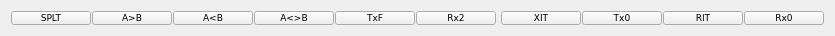
        <widget class="QWidget" name="gridLayoutWidget_2">
         <property name="geometry">
          <rect>
           <x>1</x>
           <y>33</y>
           <width>311</width>
           <height>20</height>
          </rect>
         </property>
         <layout class="QGridLayout" name="gridLayout_7">
          <property name="horizontalSpacing">
           <number>1</number>
          </property>
          <property name="verticalSpacing">
           <number>0</number>
          </property>
          <item row="1" column="0">
           <widget class="QPushButton" name="pbSplit">
            <property name="minimumSize">
             <size>
              <width>0</width>
              <height>14</height>
             </size>
            </property>
            <property name="maximumSize">
             <size>
              <width>80</width>
              <height>14</height>
             </size>
            </property>
            <property name="font">
             <font>
              <family>Verdana</family>
              <pointsize>7</pointsize>
             </font>
            </property>
            <property name="toolTip">
             <string>Enable Split Mode</string>
            </property>
            <property name="styleSheet">
             <string notr="true"/>
            </property>
            <property name="text">
             <string> SPLT </string>
            </property>
            <property name="checkable">
             <bool>true</bool>
            </property>
            <property name="checked">
             <bool>false</bool>
            </property>
           </widget>
          </item>
          <item row="1" column="1">
           <widget class="QPushButton" name="pbAtoB">
            <property name="minimumSize">
             <size>
              <width>0</width>
              <height>14</height>
             </size>
            </property>
            <property name="maximumSize">
             <size>
              <width>80</width>
              <height>14</height>
             </size>
            </property>
            <property name="font">
             <font>
              <family>Verdana</family>
              <pointsize>7</pointsize>
             </font>
            </property>
            <property name="toolTip">
             <string>Copy VFO A to VFO B</string>
            </property>
            <property name="styleSheet">
             <string notr="true"/>
            </property>
            <property name="text">
             <string> A&gt;B </string>
            </property>
            <property name="checkable">
             <bool>false</bool>
            </property>
            <property name="checked">
             <bool>false</bool>
            </property>
           </widget>
          </item>
          <item row="1" column="2">
           <widget class="QPushButton" name="pbAfromB">
            <property name="minimumSize">
             <size>
              <width>0</width>
              <height>14</height>
             </size>
            </property>
            <property name="maximumSize">
             <size>
              <width>80</width>
              <height>14</height>
             </size>
            </property>
            <property name="font">
             <font>
              <family>Verdana</family>
              <pointsize>7</pointsize>
             </font>
            </property>
            <property name="toolTip">
             <string>Copy VFO B to VFO A</string>
            </property>
            <property name="styleSheet">
             <string notr="true"/>
            </property>
            <property name="text">
             <string> A&lt;B </string>
            </property>
            <property name="checkable">
             <bool>false</bool>
            </property>
            <property name="checked">
             <bool>false</bool>
            </property>
           </widget>
          </item>
          <item row="1" column="5">
           <widget class="QPushButton" name="pbRx2">
            <property name="minimumSize">
             <size>
              <width>0</width>
              <height>14</height>
             </size>
            </property>
            <property name="maximumSize">
             <size>
              <width>80</width>
              <height>14</height>
             </size>
            </property>
            <property name="font">
             <font>
              <family>Verdana</family>
              <pointsize>7</pointsize>
             </font>
            </property>
            <property name="toolTip">
             <string>Enable second receiver</string>
            </property>
            <property name="styleSheet">
             <string notr="true"/>
            </property>
            <property name="text">
             <string> Rx2 </string>
            </property>
            <property name="checkable">
             <bool>true</bool>
            </property>
            <property name="checked">
             <bool>false</bool>
            </property>
           </widget>
          </item>
          <item row="1" column="3">
           <widget class="QPushButton" name="pbAswapB">
            <property name="minimumSize">
             <size>
              <width>0</width>
              <height>14</height>
             </size>
            </property>
            <property name="maximumSize">
             <size>
              <width>80</width>
              <height>14</height>
             </size>
            </property>
            <property name="font">
             <font>
              <family>Verdana</family>
              <pointsize>7</pointsize>
             </font>
            </property>
            <property name="toolTip">
             <string>Swap VFO A with VFO B</string>
            </property>
            <property name="styleSheet">
             <string notr="true"/>
            </property>
            <property name="text">
             <string> A&lt;&gt;B </string>
            </property>
            <property name="checkable">
             <bool>false</bool>
            </property>
            <property name="checked">
             <bool>false</bool>
            </property>
           </widget>
          </item>
          <item row="1" column="11">
           <widget class="QPushButton" name="pbRitReset">
            <property name="minimumSize">
             <size>
              <width>0</width>
              <height>14</height>
             </size>
            </property>
            <property name="maximumSize">
             <size>
              <width>80</width>
              <height>14</height>
             </size>
            </property>
            <property name="font">
             <font>
              <family>Verdana</family>
              <pointsize>7</pointsize>
             </font>
            </property>
            <property name="styleSheet">
             <string notr="true"/>
            </property>
            <property name="text">
             <string> Rx0 </string>
            </property>
            <property name="checkable">
             <bool>false</bool>
            </property>
            <property name="checked">
             <bool>false</bool>
            </property>
           </widget>
          </item>
          <item row="1" column="8">
           <widget class="QPushButton" name="pbXitOn">
            <property name="minimumSize">
             <size>
              <width>0</width>
              <height>14</height>
             </size>
            </property>
            <property name="maximumSize">
             <size>
              <width>80</width>
              <height>14</height>
             </size>
            </property>
            <property name="font">
             <font>
              <family>Verdana</family>
              <pointsize>7</pointsize>
             </font>
            </property>
            <property name="styleSheet">
             <string notr="true"/>
            </property>
            <property name="text">
             <string> XIT </string>
            </property>
            <property name="checkable">
             <bool>true</bool>
            </property>
            <property name="checked">
             <bool>false</bool>
            </property>
           </widget>
          </item>
          <item row="1" column="9">
           <widget class="QPushButton" name="pbXitReset">
            <property name="minimumSize">
             <size>
              <width>0</width>
              <height>14</height>
             </size>
            </property>
            <property name="maximumSize">
             <size>
              <width>80</width>
              <height>14</height>
             </size>
            </property>
            <property name="font">
             <font>
              <family>Verdana</family>
              <pointsize>7</pointsize>
             </font>
            </property>
            <property name="styleSheet">
             <string notr="true"/>
            </property>
            <property name="text">
             <string> Tx0 </string>
            </property>
            <property name="checkable">
             <bool>false</bool>
            </property>
            <property name="checked">
             <bool>false</bool>
            </property>
           </widget>
          </item>
          <item row="1" column="10">
           <widget class="QPushButton" name="pbRitOn">
            <property name="minimumSize">
             <size>
              <width>0</width>
              <height>14</height>
             </size>
            </property>
            <property name="maximumSize">
             <size>
              <width>80</width>
              <height>14</height>
             </size>
            </property>
            <property name="font">
             <font>
              <family>Verdana</family>
              <pointsize>7</pointsize>
             </font>
            </property>
            <property name="styleSheet">
             <string notr="true"/>
            </property>
            <property name="text">
             <string> RIT </string>
            </property>
            <property name="checkable">
             <bool>true</bool>
            </property>
            <property name="checked">
             <bool>false</bool>
            </property>
           </widget>
          </item>
          <item row="1" column="7">
           <widget class="QWidget" name="widget_18" native="true">
            <property name="minimumSize">
             <size>
              <width>3</width>
              <height>14</height>
             </size>
            </property>
            <property name="maximumSize">
             <size>
              <width>3</width>
              <height>14</height>
             </size>
            </property>
           </widget>
          </item>
          <item row="1" column="4">
           <widget class="QPushButton" name="pbTf">
            <property name="minimumSize">
             <size>
              <width>0</width>
              <height>14</height>
             </size>
            </property>
            <property name="maximumSize">
             <size>
              <width>80</width>
              <height>14</height>
             </size>
            </property>
            <property name="font">
             <font>
              <family>Verdana</family>
              <pointsize>7</pointsize>
             </font>
            </property>
            <property name="toolTip">
             <string>Show transmit filter</string>
            </property>
            <property name="styleSheet">
             <string notr="true"/>
            </property>
            <property name="text">
             <string> TxF </string>
            </property>
            <property name="checkable">
             <bool>true</bool>
            </property>
            <property name="checked">
             <bool>false</bool>
            </property>
           </widget>
          </item>
         </layout>
        </widget>
